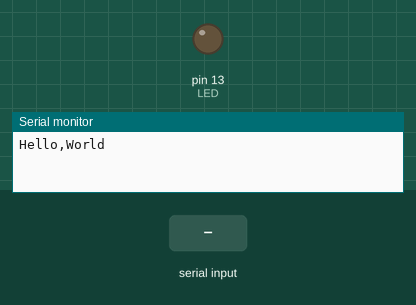
This sketch was run on a simulated Arduino Uno, built with avr-gcc and run on an emulated ATmega328P. Shown: output pins drawn as LEDs (lit = HIGH), the last lines printed to the serial monitor. The inputs (shaded band) are chosen by the test bench.

Above: at 1.2 s.
1.3 s: "1" received over Serial
At 2.1 s:
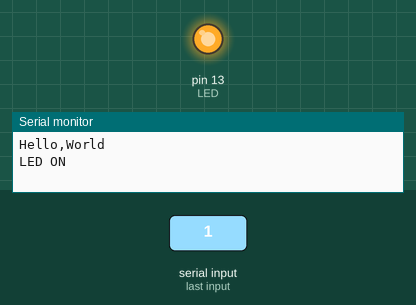
2.8 s: "0" received over Serial
At 3.3 s:
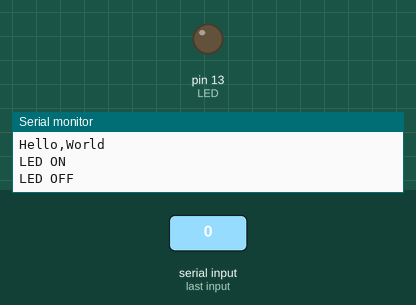
Timing chart, 0 to 5.8 s (numbered marks = the images above; inputs shaded):
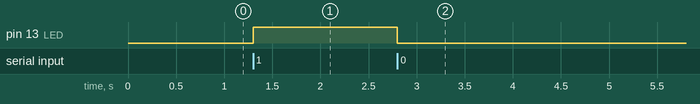

The sketch:

lab1.ino
```cpp
const byte LED = 13;
void setup() {
  pinMode(LED, OUTPUT);

 Serial.begin(9600);
 Serial.println("Hello,World");

}

void loop()
{
  if(Serial.available())
  {
    char val;
    val = Serial.read();

    switch(val)
    {
    case  '0' :
      digitalWrite(LED,LOW);
      Serial.println("LED OFF");
      break;
    case  '1' :
      digitalWrite(LED,HIGH);
      Serial.println("LED ON");
      break;
    }
  }
}
```

Measured:
- after the input at 1.3 s, pin 13 (LED): LOW → HIGH at once
- after the input at 2.8 s, pin 13 (LED): HIGH → LOW at once
